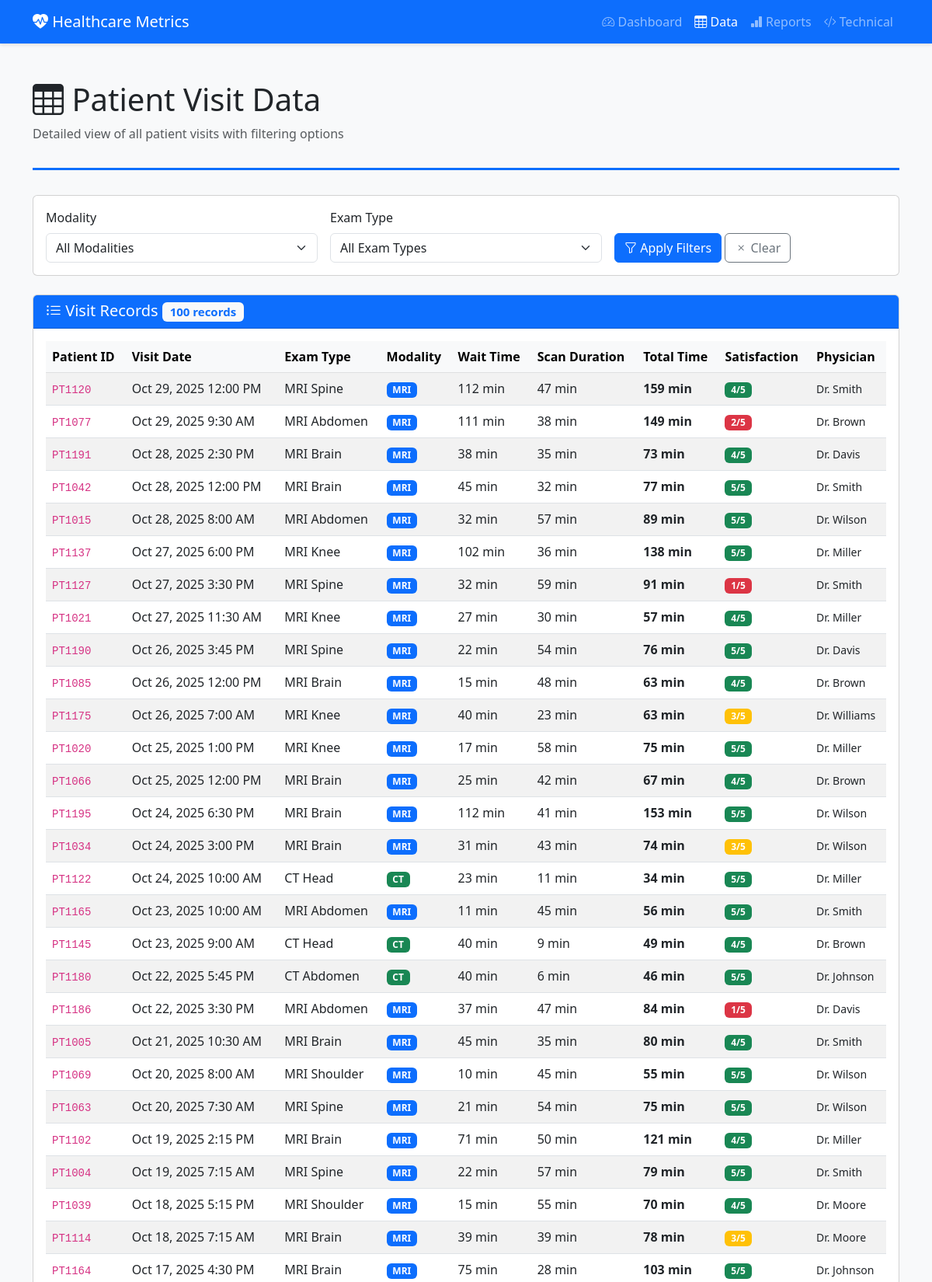
The app's page /data/ (upper part) with its own data.
### metrics/models.py (models this page shows, shortened)
class PatientVisit(models.Model):
    EXAM_TYPE_CHOICES = [
        ('MRI_BRAIN', 'MRI Brain'),
        ('MRI_SPINE', 'MRI Spine'),
        ('MRI_KNEE', 'MRI Knee'),
        ('MRI_SHOULDER', 'MRI Shoulder'),
        ('MRI_ABDOMEN', 'MRI Abdomen'),
        ('CT_HEAD', 'CT Head'),
        ('CT_ABDOMEN', 'CT Abdomen'),
        ('CT_CHEST', 'CT Chest'),
        ('XRAY_CHEST', 'X-Ray Chest'),
        ('XRAY_SPINE', 'X-Ray Spine'),
    ]
    MODALITY_CHOICES = [
        ('MRI', 'MRI'),
        ('CT', 'CT'),
        ('XRAY', 'X-Ray'),
    ]
    patient_id = models.CharField(max_length=20)
    visit_date = models.DateTimeField(default=timezone.now)
    exam_type = models.CharField(max_length=20, choices=EXAM_TYPE_CHOICES)
    modality = models.CharField(max_length=10, choices=MODALITY_CHOICES)
    wait_time = models.IntegerField(help_text="Wait time in minutes")
    scan_duration = models.IntegerField(help_text="Actual scan time in minutes")
    satisfaction_score = models.IntegerField(
        help_text="Patient satisfaction score (1-5)",
        choices=[(i, str(i)) for i in range(1, 6)]
    )
    is_emergency = models.BooleanField(default=False)
    referring_physician = models.CharField(max_length=100)
    class Meta:
        ordering = ['-visit_date']
        verbose_name = "Patient Visit"
        verbose_name_plural = "Patients Visits"
    @property
    def total_time(self):
        return self.wait_time + self.scan_duration

### metrics/views.py (the view)
# urls.py: path('data/', views.data_view, name='data'),
def data_view(request):
    visits = PatientVisit.objects.all()
    modality = request.GET.get('modality')
    exam_type = request.GET.get('exam_type')
    if modality:
        visits = visits.filter(modality=modality)
    if exam_type:
        visits = visits.filter(exam_type=exam_type)
    modalities = PatientVisit.objects.values_list('modality', flat=True).distinct()
    exam_types = PatientVisit.objects.values_list('exam_type', flat=True).distinct()
    context = {
        'visits': visits[:100],  # Limit to 100 for performance
        'modalities': modalities,
        'exam_types': exam_types,
        'selected_modality': modality,
        'selected_exam_type': exam_type,
    }
    return render(request, 'metrics/data.html', context)

### metrics/templates/metrics/data.html (shortened to what this page needs)
{% extends 'metrics/base.html' %}
{% block content %}
<div class="page-header">
    <h1><i class="bi bi-table"></i> Patient Visit Data</h1>
    <p class="text-muted">Detailed view of all patient visits with filtering options</p>
</div>
<div class="card mb-4">
    <div class="card-body">
        <form method="get" class="row g-3">
            <div class="col-md-4">
                <label class="form-label">Modality</label>
                <select name="modality" class="form-select">
                    <option value="">All Modalities</option>
                </select>
            </div>
            <div class="col-md-4">
                <label class="form-label">Exam Type</label>
                <select name="exam_type" class="form-select">
                    <option value="">All Exam Types</option>
                </select>
            </div>
            <div class="col-md-4">
                <label class="form-label">&nbsp;</label>
                <div>
                    <button type="submit" class="btn btn-primary">
                        <i class="bi bi-funnel"></i> Apply Filters
                    </button>
                    <a href="{% url 'metrics:data' %}" class="btn btn-outline-secondary">
                        <i class="bi bi-x"></i> Clear
                    </a>
                </div>
            </div>
        </form>
    </div>
</div>
<div class="card">
    <div class="card-header bg-primary text-white">
        <h5 class="mb-0">
            <i class="bi bi-list-ul"></i> Visit Records
            <span class="badge bg-light text-primary">{{ visits|length }} records</span>
        </h5>
    </div>
    <div class="card-body">
        <div class="table-responsive">
            <table class="table table-striped table-hover">
                <thead class="table-light">
                    <tr>
                        <th>Patient ID</th>
                        <th>Visit Date</th>
                        <th>Exam Type</th>
                        <th>Modality</th>
                        <th>Wait Time</th>
                        <th>Scan Duration</th>
                        <th>Total Time</th>
                        <th>Satisfaction</th>
                        <th>Physician</th>
                    </tr>
                </thead>
                <tbody>
                    {% for visit in visits %}
                    <tr>
                        <td><code>{{ visit.patient_id }}</code></td>
                        <td>{{ visit.visit_date|date:"M d, Y g:i A" }}</td>
                        <td>{{ visit.get_exam_type_display }}</td>
                        <td>
                            <span class="badge
                                {% if visit.modality == 'MRI' %}bg-primary
                                {% elif visit.modality == 'CT' %}bg-success
                                {% else %}bg-warning{% endif %}">
                                {{ visit.modality }}
                            </span>
                        </td>
                        <td>{{ visit.wait_time }} min</td>
                        <td>{{ visit.scan_duration }} min</td>
                        <td><strong>{{ visit.total_time }} min</strong></td>
                        <td>
                            <span class="badge
                                {% if visit.satisfaction_score >= 4 %}bg-success
                                {% elif visit.satisfaction_score == 3 %}bg-warning
                                {% else %}bg-danger{% endif %}">
                                {{ visit.satisfaction_score }}/5
                            </span>
                        </td>
                        <td><small>{{ visit.referring_physician }}</small></td>
                    </tr>
                    {% endfor %}
                </tbody>
            </table>
        </div>
    </div>
</div>
{% endblock %}

### metrics/templates/metrics/base.html (style rules this page uses)
body { background-color: #f8f9fa; }
.page-header { border-bottom: 3px solid #0d6efd; padding-bottom: 1rem; margin-bottom: 2rem; }

### records on screen
PatientVisit: patient_id "PT1120", visit_date "Oct 29, 2025 12:00 PM", exam_type "MRI Spine", modality "MRI", wait_time "112", scan_duration "47", total_time "159", satisfaction_score "4", referring_physician "Dr. Smith"
PatientVisit: patient_id "PT1077", visit_date "Oct 29, 2025 9:30 AM", exam_type "MRI Abdomen", modality "MRI", wait_time "111", scan_duration "38", total_time "149", satisfaction_score "2", referring_physician "Dr. Brown"
PatientVisit: patient_id "PT1191", visit_date "Oct 28, 2025 2:30 PM", exam_type "MRI Brain", modality "MRI", wait_time "38", scan_duration "35", total_time "73", satisfaction_score "4", referring_physician "Dr. Davis"
PatientVisit: patient_id "PT1042", visit_date "Oct 28, 2025 12:00 PM", exam_type "MRI Brain", modality "MRI", wait_time "45", scan_duration "32", total_time "77", satisfaction_score "5", referring_physician "Dr. Smith"
PatientVisit: patient_id "PT1015", visit_date "Oct 28, 2025 8:00 AM", exam_type "MRI Abdomen", modality "MRI", wait_time "32", scan_duration "57", total_time "89", satisfaction_score "5", referring_physician "Dr. Wilson"
PatientVisit: patient_id "PT1137", visit_date "Oct 27, 2025 6:00 PM", exam_type "MRI Knee", modality "MRI", wait_time "102", scan_duration "36", total_time "138", satisfaction_score "5", referring_physician "Dr. Miller"
PatientVisit: patient_id "PT1127", visit_date "Oct 27, 2025 3:30 PM", exam_type "MRI Spine", modality "MRI", wait_time "32", scan_duration "59", total_time "91", satisfaction_score "1", referring_physician "Dr. Smith"
PatientVisit: patient_id "PT1021", visit_date "Oct 27, 2025 11:30 AM", exam_type "MRI Knee", modality "MRI", wait_time "27", scan_duration "30", total_time "57", satisfaction_score "4", referring_physician "Dr. Miller"
PatientVisit: patient_id "PT1190", visit_date "Oct 26, 2025 3:45 PM", exam_type "MRI Spine", modality "MRI", wait_time "22", scan_duration "54", total_time "76", satisfaction_score "5", referring_physician "Dr. Davis"
PatientVisit: patient_id "PT1085", visit_date "Oct 26, 2025 12:00 PM", exam_type "MRI Brain", modality "MRI", wait_time "15", scan_duration "48", total_time "63", satisfaction_score "4", referring_physician "Dr. Brown"
PatientVisit: patient_id "PT1175", visit_date "Oct 26, 2025 7:00 AM", exam_type "MRI Knee", modality "MRI", wait_time "40", scan_duration "23", total_time "63", satisfaction_score "3", referring_physician "Dr. Williams"
PatientVisit: patient_id "PT1020", visit_date "Oct 25, 2025 1:00 PM", exam_type "MRI Knee", modality "MRI", wait_time "17", scan_duration "58", total_time "75", satisfaction_score "5", referring_physician "Dr. Miller"
PatientVisit: patient_id "PT1066", visit_date "Oct 25, 2025 12:00 PM", exam_type "MRI Brain", modality "MRI", wait_time "25", scan_duration "42", total_time "67", satisfaction_score "4", referring_physician "Dr. Brown"
PatientVisit: patient_id "PT1195", visit_date "Oct 24, 2025 6:30 PM", exam_type "MRI Brain", modality "MRI", wait_time "112", scan_duration "41", total_time "153", satisfaction_score "5", referring_physician "Dr. Wilson"
PatientVisit: patient_id "PT1034", visit_date "Oct 24, 2025 3:00 PM", exam_type "MRI Brain", modality "MRI", wait_time "31", scan_duration "43", total_time "74", satisfaction_score "3", referring_physician "Dr. Wilson"
PatientVisit: patient_id "PT1122", visit_date "Oct 24, 2025 10:00 AM", exam_type "CT Head", modality "CT", wait_time "23", scan_duration "11", total_time "34", satisfaction_score "5", referring_physician "Dr. Miller"
PatientVisit: patient_id "PT1165", visit_date "Oct 23, 2025 10:00 AM", exam_type "MRI Abdomen", modality "MRI", wait_time "11", scan_duration "45", total_time "56", satisfaction_score "5", referring_physician "Dr. Smith"
PatientVisit: patient_id "PT1145", visit_date "Oct 23, 2025 9:00 AM", exam_type "CT Head", modality "CT", wait_time "40", scan_duration "9", total_time "49", satisfaction_score "4", referring_physician "Dr. Brown"
PatientVisit: patient_id "PT1180", visit_date "Oct 22, 2025 5:45 PM", exam_type "CT Abdomen", modality "CT", wait_time "40", scan_duration "6", total_time "46", satisfaction_score "5", referring_physician "Dr. Johnson"
PatientVisit: patient_id "PT1186", visit_date "Oct 22, 2025 3:30 PM", exam_type "MRI Abdomen", modality "MRI", wait_time "37", scan_duration "47", total_time "84", satisfaction_score "1", referring_physician "Dr. Davis"
PatientVisit: patient_id "PT1005", visit_date "Oct 21, 2025 10:30 AM", exam_type "MRI Brain", modality "MRI", wait_time "45", scan_duration "35", total_time "80", satisfaction_score "4", referring_physician "Dr. Smith"
PatientVisit: patient_id "PT1069", visit_date "Oct 20, 2025 8:00 AM", exam_type "MRI Shoulder", modality "MRI", wait_time "10", scan_duration "45", total_time "55", satisfaction_score "5", referring_physician "Dr. Wilson"
PatientVisit: patient_id "PT1063", visit_date "Oct 20, 2025 7:30 AM", exam_type "MRI Spine", modality "MRI", wait_time "21", scan_duration "54", total_time "75", satisfaction_score "5", referring_physician "Dr. Wilson"
PatientVisit: patient_id "PT1102", visit_date "Oct 19, 2025 2:15 PM", exam_type "MRI Brain", modality "MRI", wait_time "71", scan_duration "50", total_time "121", satisfaction_score "4", referring_physician "Dr. Miller"
PatientVisit: patient_id "PT1004", visit_date "Oct 19, 2025 7:15 AM", exam_type "MRI Spine", modality "MRI", wait_time "22", scan_duration "57", total_time "79", satisfaction_score "5", referring_physician "Dr. Smith"
PatientVisit: patient_id "PT1039", visit_date "Oct 18, 2025 5:15 PM", exam_type "MRI Shoulder", modality "MRI", wait_time "15", scan_duration "55", total_time "70", satisfaction_score "4", referring_physician "Dr. Moore"
PatientVisit: patient_id "PT1114", visit_date "Oct 18, 2025 7:15 AM", exam_type "MRI Brain", modality "MRI", wait_time "39", scan_duration "39", total_time "78", satisfaction_score "3", referring_physician "Dr. Moore"
PatientVisit: patient_id "PT1164", visit_date "Oct 17, 2025 4:30 PM", exam_type "MRI Brain", modality "MRI", wait_time "75", scan_duration "28", total_time "103", satisfaction_score "5", referring_physician "Dr. Johnson"

### other values on screen
{{ visits|length }} "100"
